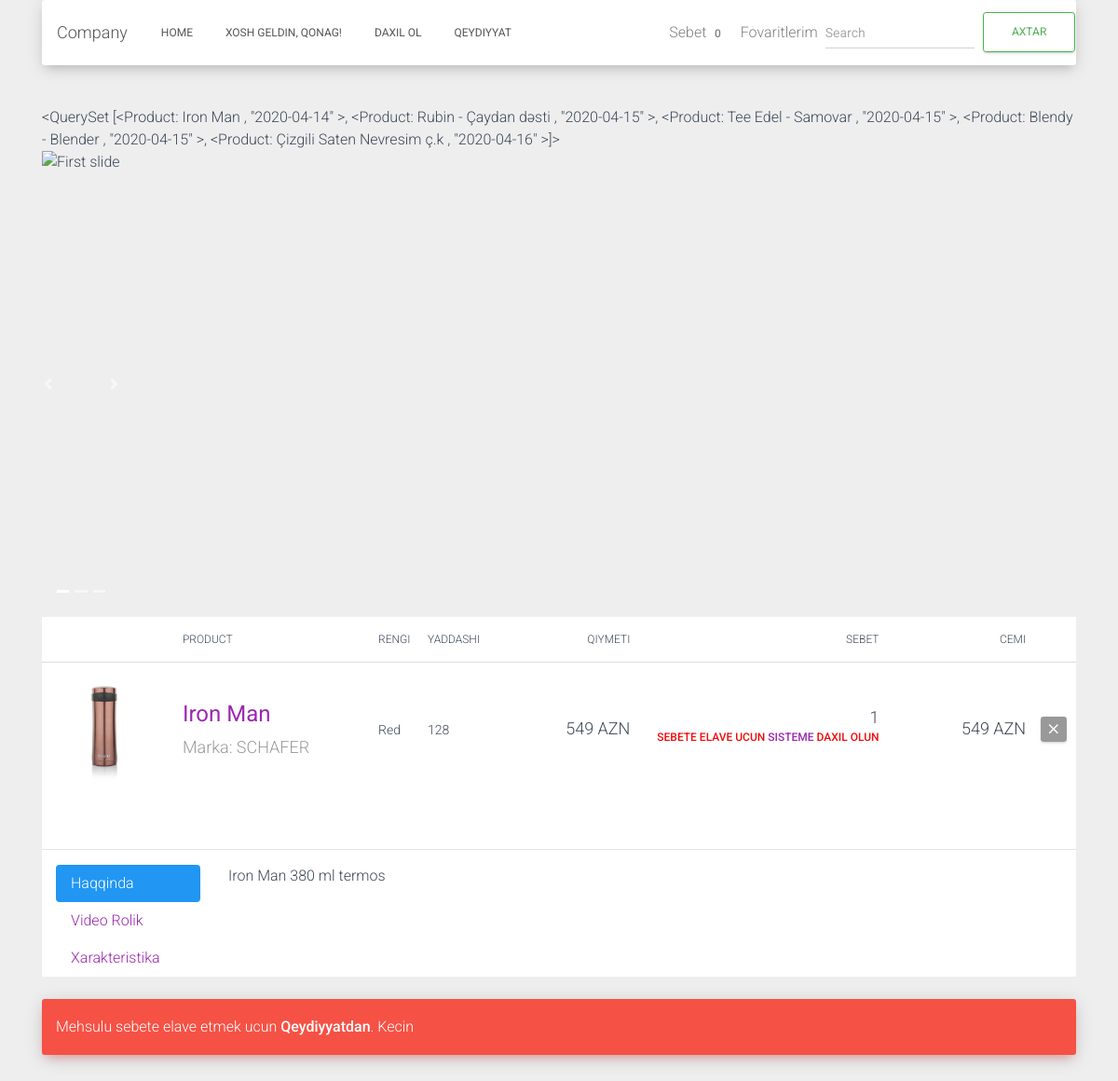
Page /product/iron-man_1586893079/?&id=1/ on the earlier database version.
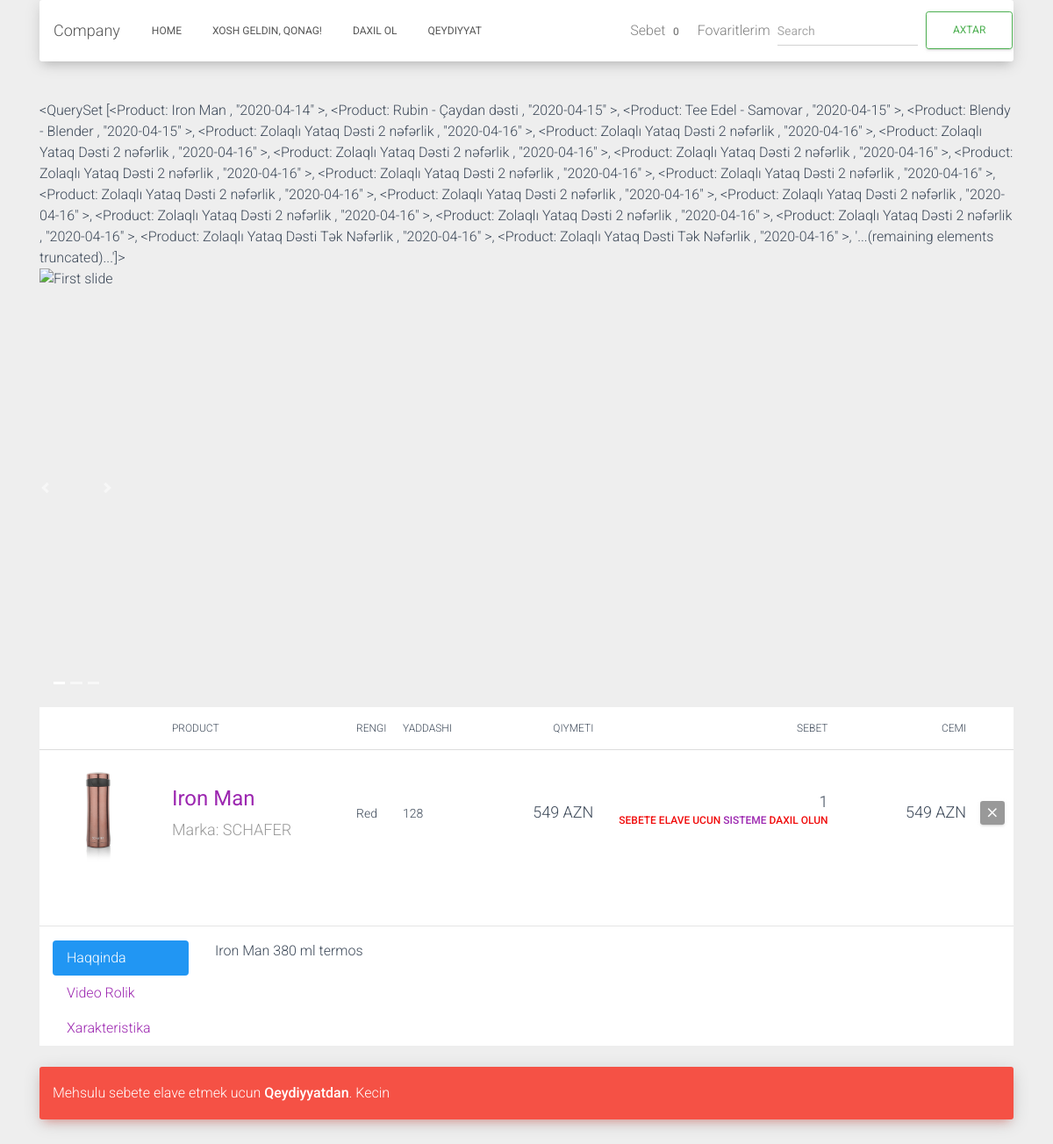
Same page on the later database version.
### catalog/models.py (models this page shows, shortened)
class Product(models.Model):
    category = models.ForeignKey(SubCategory,on_delete=models.CASCADE, verbose_name='Kategoriya')
    colors = models.ManyToManyField(Color, verbose_name='Rengi', blank=True)
    brand = models.ForeignKey(Brand, on_delete=models.CASCADE, verbose_name='Brand')
    name = models.CharField(max_length=1000, verbose_name='Mehsulun Adi')
    code = models.CharField(max_length=100, verbose_name='Mehsulun Kodu')
    image = models.ImageField()
    price = models.DecimalField(max_digits=9, decimal_places=0, default=0, verbose_name='Qiymeti')
    sale = models.DecimalField(max_digits=9, decimal_places=0, default=0,  verbose_name='Endirim Faizi', blank=True, null=True)
    dicount = models.DecimalField(max_digits=9, decimal_places=0, verbose_name='Yekun Qiymeti', blank=True, null=True)
    order_price = models.DecimalField(max_digits=9, decimal_places=2,  verbose_name='Catdirilma Qiymeti', blank=True, null=True)
    title = models.TextField()
    description = models.TextField()
    data = models.DateField(auto_now_add=True)
    stock = models.BooleanField(default=True)
    active = models.BooleanField(default=True)
    month_6 = models.CharField(max_length=200,blank=True, verbose_name='Kredit 6 ay ucun ayliq odenis')
    month_12 = models.CharField(max_length=200,blank=True, verbose_name='Kredit 12 ay ucun ayliq odenis')
    slug = models.SlugField(max_length=200, blank=True)
    material = models.CharField(max_length=200, blank=True, verbose_name='Material')
    def __str__(self):
        return f'{self.name}' + ' , "' + f'{self.data}" '

class Brand(models.Model):
    name = models.CharField(max_length=100)
    slug = models.SlugField(blank=True)
    def __str__(self):
        return self.name

### catalog/views.py (the view)
# urls.py: path('product/<product_slug>/', product_view, name='product_detail'),
def product_view(request, product_slug):
    try:
        x = request.GET.get('id')
        product_list = request.session.get('product_list', {})
        product_list[product_slug] = x
        request.session['product_list'] = product_list
        cart_id = request.session['cart_id']
        cart = Cart.objects.get(id=cart_id)
        request.session['total'] = cart.items.count()
    except:
        cart = Cart()
        cart.save()
        cart_id = cart.id
        request.session['cart_id'] = cart_id
        cart = Cart.objects.get(id=cart_id)
    his = {}
    keys = []
    for key,values in product_list.items():
        keys.append(key)
    history = list(keys)
    for n in history:
        history_products = Product.objects.filter(Q(slug__icontains=n[0])|  Q(slug__icontains=n[5])| Q(slug__icontains=n[3]) | Q(slug__icontains=n[2])| Q(slug__icontains=n[1]))
    product = Product.objects.get(slug=product_slug)
    categories = Category.objects.all()
    context = {
        'product': product,
        'categories': categories,
        'cart': cart,
        'product_page': "active",
        'product_list': product_list,
        'history_products': history_products,
    }
    return render(request, 'base/product.html', context)

### templates/base/product.html (shortened to what this page needs)
{% extends "base/header.html" %}
{% load static %}
{% block content %}
{% for x in product.images.all %}
<sr>
{% endfor %}
<br>
{{history_products}}
<div class="container">
        <div class="row">
                <div id="carouselExampleIndicators" class="carousel slide" data-ride="carousel">
                        <ol class="carousel-indicators">
                          <li data-target="#carouselExampleIndicators" data-slide-to="0" class="active"></li>
                          <li data-target="#carouselExampleIndicators" data-slide-to="1"></li>
                          <li data-target="#carouselExampleIndicators" data-slide-to="2"></li>
                        </ol>
                        <div class="carousel-inner" style="height: 500px;">
                          <div class="carousel-item active">
                            <img class="d-block w-100" src="/media/{{product.images.all.1.image}}" alt="First slide">
                          </div>
                        </div>
                        <a class="carousel-control-prev" href="#carouselExampleIndicators" role="button" data-slide="prev">
                          <span class="carousel-control-prev-icon" aria-hidden="true"></span>
                        </a>
                        <a class="carousel-control-next" href="#carouselExampleIndicators" role="button" data-slide="next">
                          <span class="carousel-control-next-icon" aria-hidden="true"></span>
                        </a>
                      </div>
        <div class="table-responsive" style="background-color: white;">
                <table class="table table-shopping">
                    <thead>
                        <tr>
                            <th class="text-center"></th>
                            <th>Product</th>
                            <th class="th-description">Rengi</th>
                            <th class="th-description">Yaddashi</th>
                            <th class="text-right">Qiymeti</th>
                            <th class="text-right">Sebet</th>
                            <th class="text-right">Cemi</th>
                            <th></th>
                        </tr>
                    </thead>
                    <tbody>
                        <tr>
                            <td>
                                <div class="img-container">
                                    <img src="{{product.image.url}}" alt="">
                                </div>
                            </td>
                            <td class="td-name">
                                <a href="#jacket">{{product.name}}</a>
                                <br><small>Marka: {{product.brand}}</small>
                            </td>
                            <td>
                                Red
                            </td>
                            <td>
                                128
                            </td>
                            <td class="td-number">
                                <small></small>549 AZN
                            </td>
                            <td class="td-number">
                                {% if not request.user.is_authenticated %}
                                1
                                <h6 style="color: rgb(240, 11, 11);">Sebete elave ucun <a href='{% url "login" %}' class="alert-link">Sisteme</a> daxil olun</h6>
                                {% else %}
                                <div class="btn-group">
                                    <a href='#' class='add_to_cart' data-slug='{{ product.slug }}'><button class='btn btn-danger'>Sebete elave et</button></a>
                                </div>
                            {% endif %}
                            </td>
                            <td class="td-number">
                                <small></small>549 AZN
                            </td>
                            <td class="td-actions">
                                <button type="button" rel="tooltip" data-placement="left" title="Remove item" class="btn btn-simple">
                                    <i class="material-icons">close</i>
                                </button>
                            </td>
                        </tr>
                    </tbody>
                </table>
                <br>
                <hr>
              </div>
              <div class="container" style="background-color: white;">
                    <div class="row" >
                            <div class="col-md-2" >
                                <ul class="nav nav-pills nav-pills-primary flex-column">
                                  <li class="nav-item"><a class="nav-link active" href="#tab1" data-toggle="tab">Haqqinda</a></li>
                                  <li class="nav-item"><a class="nav-link" href="#tab2" data-toggle="tab">Video Rolik</a></li>
                                  <li class="nav-item"><a class="nav-link" href="#tab3" data-toggle="tab">Xarakteristika</a></li>
                                </ul>
                            </div>
                            <div class="col-md-8">
                                <div class="tab-content">
                                    <div class="tab-pane active" id="tab1">
                                            {{product.title}}
                                      <br><br>
                                    </div>
                                </div>
                            </div>
                        </div>
                        </div>
                        </div>
            </div>
            <br>
            {% if not request.user.is_authenticated %}
            <div class="alert alert-danger" role="alert">
                    Mehsulu sebete elave etmek ucun <a href='{% url "login" %}' class="alert-link">Qeydiyyatdan</a>. Kecin
                  </div>
                  {% endif %}
        </div>
    <br>
{%endblock content%}

### templates/base/header.html (shortened to what this page needs)
{% load static %}
{% get_static_prefix as STATIC_PREFIX %}
<!doctype html>
<html lang="en">
  <head>
    <link href="{% static 'assets/css/material-dashboard.min.css' %}" rel="stylesheet" />
    <link rel="stylesheet" href="https://maxcdn.bootstrapcdn.com/font-awesome/latest/css/font-awesome.min.css">
  </head>
  <body>
                <div class="container">
                {% include 'base/navbar.html' %}
                {% block content %}        {%endblock content%}
    {% include 'base/footer.html' %}

### templates/base/navbar.html (shortened to what this page needs)
{% load static %}
<nav class="navbar navbar-expand-lg navbar navbar-light" style="background-color: #e3f2fd;">
        {% if not request.user.is_authenticated %}
        <a class="navbar-brand" href="{% url 'index' %}">Company</a>
        {% else %}
        <a class="navbar-brand" href="{% url 'index' %}">{{ request.user }}</a>
        {% endif %}
        <div class="collapse navbar-collapse" id="navbarTogglerDemo03">
          <ul class="navbar-nav mr-auto mt-2 mt-lg-0">
            <li class="nav-item active">
              <a class="nav-link" href="/">Home <span class="sr-only">(current)</span></a>
            </li>
            {% if not request.user.is_authenticated %}
            <li class="nav-item">
                <a class='nav-link'>Xosh Geldin, Qonag! </a>
                </li>
                <li class="nav-item">
                    <a class='nav-link' href='{% url "login" %}'>Daxil ol</a>
                  </li>
                  <li class="nav-item">
                      <a class='nav-link' href='{% url "registration" %}'>Qeydiyyat</a>
                  </li>
                                  {% endif %}
          </ul>
          <ul class="nav navbar-nav navbar-right">
              <li><a class='nav-link' href='{% url "cart" %}'>Sebet <span class='badge' id='cart_count'>{% if not request.session.total %} 0 {% else %} {{ request.session.total }} {% endif %}</span></a></li>
              <li><a class='nav-link' href=''>Fovaritlerim </a></li>
            </ul>
          <form class="form-inline my-2 my-lg-0">
            <input class="form-control mr-sm-2" type="search" placeholder="Search" aria-label="Search">
            <button class="btn btn-outline-success my-2 my-sm-0" type="submit">Axtar</button>
          </form>
        </div>
      </nav>

### templates/base/footer.html (shortened to what this page needs)
{% load static %}
    </body>
</html>

Differences in the rows shown:
changed through a linked row, Product "Iron Man": name+data "…, \"2020-04-15\" >, <Product: Çizgili Saten Nevresim ç.k , \"2020-04-16\" >]>" → "…, \"2020-04-15\" >, <Product: Zolaqlı Yataq Dəsti 2 nəfərlik , \"2020-04-16\" >, <Product: Zolaqlı Yataq Dəsti 2 nəfərlik , \"2020-04-16\" >, <Product: Zolaqlı Yataq Dəsti 2 nəfərlik , \"2020-04-16\" >, <Product: Zolaqlı Yataq Dəsti 2 nəfərlik , \"2020-04-16\" >, <Product: Zolaqlı Yataq Dəsti 2 nəfərlik , \"2020-04-16\" >, <Product: Zolaqlı Yataq Dəsti 2 nəfərlik , \"2020-04-16\" >, <Product: Zolaqlı Yataq Dəsti 2 nəfərlik , \"2020-04-16\" >, <Product: Zolaqlı Yataq Dəsti 2 nəfərlik , \"2020-04-16\" >, <Product: Zolaqlı Yataq Dəsti 2 nəfərlik , \"2020-04-16\" >, <Product: Zolaqlı Yataq Dəsti 2 nəfərlik , \"2020-04-16\" >, <Product: Zolaqlı Yataq Dəsti 2 nəfərlik , \"2020-04-16\" >, <Product: Zolaqlı Yataq Dəsti 2…"
